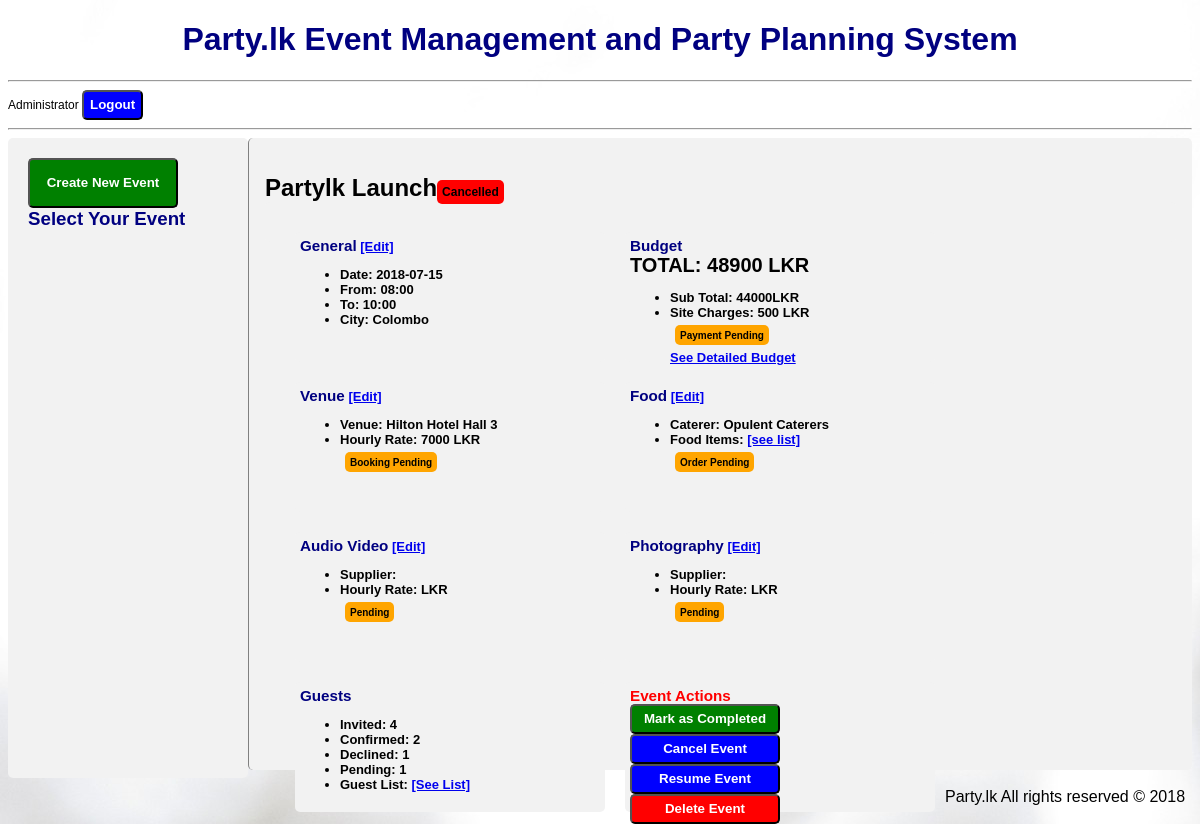
/pages/profile.php?eventid=35 (signed in), run on the app's committed database.
### tables this page shows
CREATE TABLE `event` (
  `eventid` int(10) NOT NULL,
  `event_name` varchar(255) NOT NULL,
  `location` text NOT NULL,
  `date` varchar(255) NOT NULL,
  `start` varchar(255) NOT NULL,
  `end` varchar(255) NOT NULL,
  `userid` int(11) DEFAULT NULL,
  `status` int(11) NOT NULL,
  `payment` int(11) NOT NULL
);

CREATE TABLE `event_venues` (
  `eventid` int(11) NOT NULL,
  `venueid` int(11) NOT NULL,
  `status` int(11) NOT NULL
);

CREATE TABLE `venues` (
  `venueid` int(11) NOT NULL,
  `venue_name` text NOT NULL,
  `location` text NOT NULL,
  `rate` int(11) NOT NULL,
  `description` text NOT NULL
);

CREATE TABLE `event_catering` (
  `caterjobid` int(11) NOT NULL,
  `catererid` int(11) NOT NULL,
  `eventid` int(11) NOT NULL,
  `status` int(11) NOT NULL
);

CREATE TABLE `caterers` (
  `catererid` int(11) NOT NULL,
  `name` varchar(255) NOT NULL,
  `contact` int(10) NOT NULL,
  `email` text NOT NULL
);

### server/server.php (the view, shortened to what this page needs)
<?php
require('auth.php');
function get_info($eventid){
    global $db,$eventname,$location;
    $query1 = "SELECT * from event WHERE eventid ='$eventid'";
    $result=mysqli_query($db,$query1);
    $event = mysqli_fetch_assoc($result);
    return $event;
}
function get_entry($key,$value ,$table,$column,$overridequery){
        global $db;
        $query = "SELECT * FROM `$table` WHERE `$key` = '$value'";
        if ($overridequery!==0){
            $result= (mysqli_query($db,$overridequery));
            while($entry = mysqli_fetch_assoc($result)){
                echo $entry[$column];
            }
        }
        else{
            $result = mysqli_query($db,$query);
            while($entry = mysqli_fetch_assoc($result)){
                return $entry[$column];
            }
        }
        }
function get_rates($table){
    global $db;
    $eventid = $_SESSION['eventid'];
        $hours = get_info($eventid)['end']- get_info($eventid)['start'];
    $query = "SELECT rate FROM event_av
    INNER JOIN av_suppliers ON event_av.supplierid = av_suppliers.avsupplierid
    WHERE eventid=$eventid";
    $result = mysqli_fetch_assoc(mysqli_query($db,$query));
    $av_rate = $result['rate'];
    $query = "SELECT rate FROM event_photography
    INNER JOIN photographer ON event_photography.photgrapherid = photographer.photographerid
    WHERE eventid=$eventid";
    $result = mysqli_fetch_assoc(mysqli_query($db,$query));
    $photo_rate = $result['rate'];
    $query = "SELECT rate FROM event_venues
    INNER JOIN venues ON event_venues.venueid = venues.venueid
    WHERE eventid=$eventid";
    $result = mysqli_fetch_assoc(mysqli_query($db,$query));
    $venue_rate = $result['rate'];
    $query = "SELECT * FROM event_food
    INNER JOIN fooditems ON event_food.itemid = fooditems.itemid
    WHERE eventid=$eventid";
    $result = mysqli_query($db,$query);
    if($table=='venue'){
        echo $venue_rate .' LKR';
    }
    elseif($table=='av'){
        echo $av_rate .' LKR';
    }
    elseif($table=='photo'){
        echo $photo_rate .' LKR';
    }
    elseif($table=='print_food'){
         while($foodlist=mysqli_fetch_assoc($result)){
            $food_subtotal=0;
            echo'<span style="margin-left:200px;">'.($foodlist['itemname']).'</span>' ;
            echo ' <span style="float:right"> ';
            echo($foodlist['price']) ;
            echo ' x ';
            echo($foodlist['quantity']);
            echo '=';
            $food_amount = $foodlist['price']*$foodlist['quantity'];
            echo $food_amount;
            $food_subtotal += $food_amount;
            echo ' </span> ';
            echo '<br>';
      }
    }
    elseif($table=='array'){
        $food_subtotal=0;
        while($foodlist=mysqli_fetch_assoc($result)){
            $food_amount = $foodlist['price']*$foodlist['quantity'];
            $food_subtotal += $food_amount;
      }
        $priceset = array();
        $priceset['hours'] = $hours;
        $priceset['venue'] = $venue_rate;
        $priceset['photo'] = $photo_rate;
        $priceset['av'] = $av_rate;
        $priceset['food'] = $food_subtotal;
        $priceset['subtotal'] = ($venue_rate+$photo_rate+$av_rate)*$hours + $food_subtotal;
        $priceset['total']= $priceset['subtotal']*(1+(10/100))+500;
        return $priceset;
    }
}
function counter($table,$column,$value,$condcol,$condval){
    global $db;
    $query = "SELECT * FROM $table WHERE $column = $value ";
    if ($condcol!==0){
        $query .= "AND $condcol = $condval";
    }
    $result = mysqli_num_rows(mysqli_query($db, $query));
    echo $result;
}
?>

### pages/event.php (shortened to what this page needs)
<?php
$eventid = $_GET['eventid'];
$event= get_info($eventid);
echo $event['event_name'];
if ($event['status']==0){
    echo '<div class="label_pending">Pending</div>';
}
elseif($event['status']==1){
    echo '<div class="label_completed">Completed</div>';
}
else{
    echo '<div class="label_cancelled">Cancelled</div>';
}
?>
<div>
    <div class="label">
        <h3>General</h3>
        <a id="edit_triggesr" href="#" onClick="set_type('edit_general')">[Edit]</a>
        <ul>
            <li>
                Date: <?php echo get_entry('eventid',$eventid,'event','date',0);?>
            </li>
            <li>
                From: <?php echo get_entry('eventid',$eventid,'event','start',0);?>
            </li>
            <li>
                To: <?php echo get_entry('eventid',$eventid,'event','end',0);?>
            </li>
            <li>
                City: <?php echo get_entry('eventid',$eventid,'event','location',0);?>
            </li>
        </ul>
    </div>
    <div class="label">
        <h3>Budget</h3><br>
        <span style="font-size:20px;">
            TOTAL: <?php echo get_rates('array')['total'];?> LKR
        </span>
        <ul>
        <li>
                Sub Total: <?php echo get_rates('array')['subtotal'];?>LKR
            </li>
            <li>
                Site Charges: 500 LKR
            </li>
            <span>
                <?php
                    $pay_stat =  get_entry('eventid',$eventid,'event','payment',0);
                    if($pay_stat==1){
                        echo '<div style="display:inline-block; margin:5px;;height:10px;font-size:10px;" class="label_completed">Paid</div>';
                    }
                    else{
                        echo '<div style="display:inline-block; margin:5px;;height:10px;font-size:10px;" class="label_pending">Payment Pending</div>';
                    }
                ;?>
            </span><br>
            <span>
                <a id="edit_trigger" href="#" onClick="set_type('budget')">See Detailed Budget</a>
            </span>
        </ul>
    </div>
    <div class="label">
        <h3>Venue</h3>
        <a id="edit_trigger" href="#" onClick="set_type('edit_venue')">[Edit]</a>
        <ul>
            <li>
                Venue: <?php
                $overridequery_venue = "SELECT `venues`.`venue_name`,`event_venues`.`eventid` FROM `venues`
                INNER JOIN `event_venues`
                ON `venues`.`venueid` = event_venues.venueid
                WHERE `event_venues`.`eventid` = '$eventid'";
                get_entry('eventid',$eventid,'event_venues','venue_name',$overridequery_venue);?>
            </li>
            <li>
                Hourly Rate: <?php get_rates('venue');?>
            </li>
            <span>
                <?php
                    $ven_stat =  get_entry('eventid',$eventid,'event_venues','status',0);
                    if($ven_stat==1){
                        echo '<div style="display:inline-block; margin:5px;;height:10px;font-size:10px;" class="label_completed">Booking Completed</div>';
                    }
                    else{
                        echo '<div style="display:inline-block; margin:5px;;height:10px;font-size:10px;" class="label_pending">Booking Pending</div>';
                    }
                ;?>
            </span>
        </ul>
    </div>
    <div class="label">
        <h3>Food</h3>
    <a id="edit_trigger" href="#" onClick="set_type('edit_caterer')">[Edit]</a>
        <ul>
            <li> Caterer:
            <?php
                $overridequery = "SELECT `caterers`.`name`,`event_catering`.`eventid` FROM `caterers`
                INNER JOIN `event_catering`
                ON `caterers`.`catererid` = event_catering.catererid
                WHERE `event_catering`.`eventid` = '$eventid'";
                get_entry('eventid',$eventid,'event_catering','name',$overridequery);?>
            </li>
            <li>
                Food Items: <a id="foodlist" href="#foodlist" onClick="set_type('food_list')">[see list]</a>
            </li>
            <span>
            <?php
                    $pay_stat =  get_entry('eventid',$eventid,'event_catering','status',0);
                    if($pay_stat==1){
                        echo '<div style="display:inline-block; margin:5px;;height:10px;font-size:10px;" class="label_completed">Order Accepted</div>';
                    }
                    else{
                        echo '<div style="display:inline-block; margin:5px;;height:10px;font-size:10px;" class="label_pending">Order Pending</div>';
                    }
                ;?>
            </span>
        </ul>
    </div>
    <div class="label">
        <h3>Audio Video</h3>
        <a id="edit_trigger" href="#" onClick="set_type('edit_av')">[Edit]</a>
        <ul>
            <li> Supplier:
            </li>
            <li>Hourly Rate: <?php get_rates('av');?></li>
            <span>
            <?php
                    $pay_stat =  get_entry('eventid',$eventid,'event_av','status',0);
                    if($pay_stat==1){
                        echo '<div style="display:inline-block; margin:5px;;height:10px;font-size:10px;" class="label_completed">Confirmed</div>';
                    }
                    else{
                        echo '<div style="display:inline-block; margin:5px;;height:10px;font-size:10px;" class="label_pending">Pending</div>';
                    }
                ;?>
            </span>
        </ul>
    </div>
    <div class="label">
        <h3>Photography</h3>
        <a id="edit_trigger" href="#" onClick="set_type('edit_photo')">[Edit]</a>
        <ul>
            <li> Supplier:
            </li>
            <li>Hourly Rate: <?php get_rates('photo');?></li>
            <span>
            <?php
                    $pay_stat =  get_entry('eventid',$eventid,'event','payment',0);
                    if($pay_stat==1){
                        echo '<div style="display:inline-block; margin:5px;;height:10px;font-size:10px;" class="label_completed">Confirmed</div>';
                    }
                    else{
                        echo '<div style="display:inline-block; margin:5px;;height:10px;font-size:10px;" class="label_pending">Pending</div>';
                    }
                ;?>
            </span>
        </ul>
    </div>
    <div class="label" id="guests">
        <h3>Guests</h3>
            <ul>
                <li>
                    Invited: <?php counter('guests','eventid',$eventid,0,0);?>
                </li>
                <li>
                    Confirmed: <?php counter('guests','eventid',$eventid,'rsvp',1);?>
                </li>
                <li>
                    Declined: <?php counter('guests','eventid',$eventid,'rsvp',2);?>
                </li>
                <li>
                    Pending: <?php counter('guests','eventid',$eventid,'rsvp',0);?>
                </li>
                <li>
                    Guest List: <a id="edit_trigger" href="#"onClick="set_type('edit_guests')">[See List]</a>
                </li>
            </ul>
    </div>
    <div class="label">
        <h3 style="color:red">Event Actions</h3>
        <form action = "../server/server.php" method="POST">
        <button name="event_complete" style="height:30px;background-color:green;width:150px">Mark as Completed</button>
        <button name="event_cancel" style="height:30px;width:150px">Cancel Event</button>
        <button name="event_resume" style="height:30px;width:150px">Resume Event</button>
        <button name="event_delete" style="height:30px; background-color:red;width:150px">Delete Event</button>
        </form>
    </div>
</div>

### assets/css/styles.css (style rules this page uses)
body { font-family: 'Gill Sans', 'Gill Sans MT', Calibri, 'Trebuchet MS', sans-serif; }
h3 { color: navy; text-align: center; size:100px; display: inline; }
div { border-radius: 5px; background-color: #f2f2f2; padding: 20px; }
.label { width: 300px; height:120px; font-size: 13px; display: block; padding: 5px; float: left; margin: 10px; }
.label_pending { background-color:orange; display: inline; padding: 5px; font-size: 12px; }
.label_cancelled { background-color:red; display: inline; padding: 5px; font-size: 12px; }

### pages/profile.php (style rules this page uses)
.label { width: 300px; height:120px; font-size: 13px; display: block; padding: 5px; float: left; margin: 10px; }
button { border-radius: 5px; background-color: blue; color:white; font-weight: bold; height: 50px; }

### data on the page
event: event_name "Partylk Launch", date "2018-07-15", start "08:00", end "10:00", location "Colombo"
event_venues: venueid.venue_name "Hilton Hotel Hall 3"
venues: rate "7000"
event_catering: catererid.name "Opulent Caterers"

### other printed values
$fullname "Administrator"
get_rates('array')['total'] "48900"
get_rates('array')['subtotal'] "44000"
$result "4 2 1 1"
